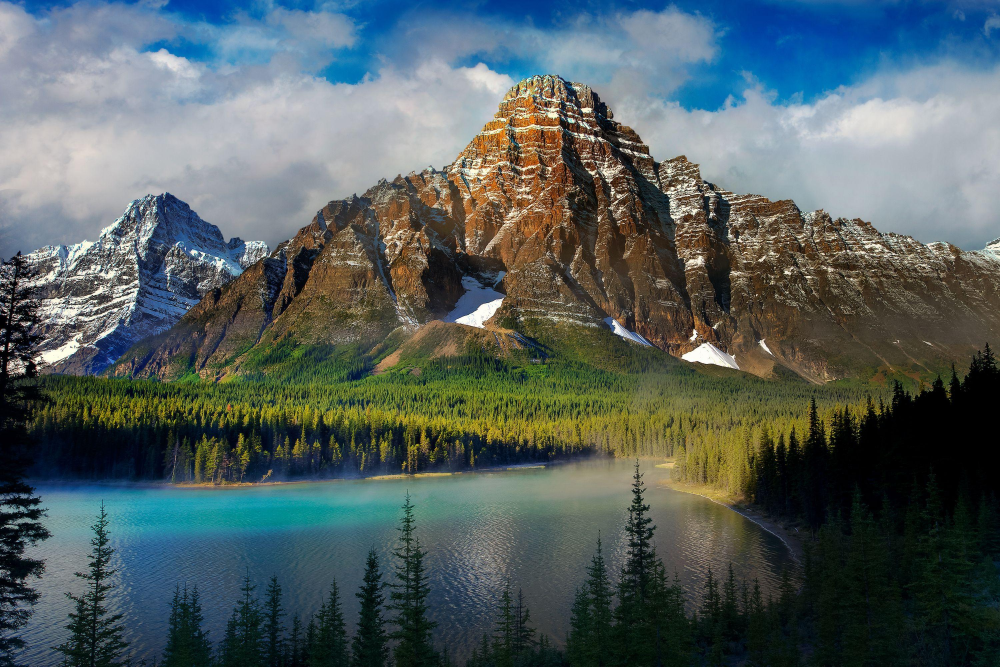
#> input picture 743194.jpg, 3000 x 2000 px, given in place of sample.jpg, which was not available (shown at 1/3 size)
$ python parallel_image_processing.py   (older library calls are emulated)
#> lines starting #> are read from the running program, lines starting #| are printed output that depends on the picture; after the words box and inside, x2 and y2 are one past the last pixel; in counts of white or black regions, pixels touching at a corner belong together; pictures that were not available may be replaced by others from this repository, and a replacement may not be noted
#!/usr/bin/env python3
"""
Parallel Image Processing (CPU, tile-based) - FIXED VERSION

Features
- Runs classic filters (gaussian blur, median, sobel, canny, sharpen) in parallel
- Splits image into tiles with halo/overlap so edges are correct
- Compares sequential vs parallel runtime
- Saves output image

Usage
------
python parallel_image_processing.py \
  --input input.jpg \
  --output out.jpg \
  --op canny \
  --tiles 2x4 \
  --grayscale

Supported ops: gaussian, median, sobel, canny, sharpen

Notes
-----
- Uses ProcessPoolExecutor (multi-core CPU). No GPU dependencies required.
- For very small images, parallel may be slower due to overhead.
- Tune --tiles and --halo for best results.
"""

from __future__ import annotations
import argparse
import math
import os
from concurrent.futures import ProcessPoolExecutor, as_completed
from dataclasses import dataclass
from typing import List, Tuple
import time

import cv2
import numpy as np


# ---------------------------
# Utility dataclasses
# ---------------------------
@dataclass
class Tile:
    x0: int
    y0: int
    x1: int
    y1: int
    # crop area inside the halo-expanded ROI to keep
    crop: Tuple[int, int, int, int]  # (cx0, cy0, cx1, cy1) relative to ROI


# ---------------------------
# Operations
# ---------------------------

def apply_op(img: np.ndarray, op: str, **kwargs) -> np.ndarray:
    op = op.lower()
    if op == 'gaussian':
        k = int(kwargs.get('ksize', 5))
        k = k if k % 2 == 1 else k + 1
        sigma = float(kwargs.get('sigma', 1.0))
        return cv2.GaussianBlur(img, (k, k), sigma)
    elif op == 'median':
        k = int(kwargs.get('ksize', 5))
        k = k if k % 2 == 1 else k + 1
        return cv2.medianBlur(img, k)
    elif op == 'sobel':
        # Apply Sobel on grayscale
        if img.ndim == 3:
            gray = cv2.cvtColor(img, cv2.COLOR_BGR2GRAY)
        else:
            gray = img
        dx = cv2.Sobel(gray, cv2.CV_32F, 1, 0, ksize=3)
        dy = cv2.Sobel(gray, cv2.CV_32F, 0, 1, ksize=3)
        mag = cv2.magnitude(dx, dy)
        mag = np.clip(mag / (mag.max() + 1e-6) * 255, 0, 255).astype(np.uint8)
        return mag
    elif op == 'canny':
        if img.ndim == 3:
            gray = cv2.cvtColor(img, cv2.COLOR_BGR2GRAY)
        else:
            gray = img
        t1 = int(kwargs.get('t1', 100))
        t2 = int(kwargs.get('t2', 200))
        return cv2.Canny(gray, t1, t2)
    elif op == 'sharpen':
        # Simple unsharp mask style kernel
        k = np.array([[0, -1, 0],
                      [-1, 5, -1],
                      [0, -1, 0]], dtype=np.float32)
        return cv2.filter2D(img, -1, k)
    else:
        raise ValueError(f"Unsupported op: {op}")


# ---------------------------
# Tiling helpers
# ---------------------------

def make_tiles(h: int, w: int, tiles_y: int, tiles_x: int, halo: int) -> List[Tile]:
    tiles: List[Tile] = []
    ys = [round(i * h / tiles_y) for i in range(tiles_y + 1)]
    xs = [round(i * w / tiles_x) for i in range(tiles_x + 1)]

    for j in range(tiles_y):
        for i in range(tiles_x):
            y0, y1 = ys[j], ys[j + 1]
            x0, x1 = xs[i], xs[i + 1]
            # Expand ROI by halo while clamping to image bounds
            ry0 = max(0, y0 - halo)
            rx0 = max(0, x0 - halo)
            ry1 = min(h, y1 + halo)
            rx1 = min(w, x1 + halo)
            # crop region relative to expanded ROI
            cy0 = y0 - ry0
            cx0 = x0 - rx0
            cy1 = cy0 + (y1 - y0)
            cx1 = cx0 + (x1 - x0)
            tiles.append(Tile(rx0, ry0, rx1, ry1, (cx0, cy0, cx1, cy1)))
    return tiles


def _process_tile(args):
    roi, op, kwargs = args
    out = apply_op(roi, op, **kwargs)
    return out


# ---------------------------
# Main parallel runner
# ---------------------------

def run_parallel(img: np.ndarray, op: str, tiles: Tuple[int, int], halo: int, workers: int | None, **kwargs) -> np.ndarray:
    h, w = img.shape[:2]
    tiles_y, tiles_x = tiles
    tile_defs = make_tiles(h, w, tiles_y, tiles_x, halo)

    # Package tasks
    tasks = []
    rois = []
    for t in tile_defs:
        roi = img[t.y0:t.y1, t.x0:t.x1]
        rois.append(roi)
        tasks.append((roi, op, kwargs))

    # Execute in parallel
    start = time.perf_counter()
    with ProcessPoolExecutor(max_workers=workers) as ex:
        futures = [ex.submit(_process_tile, arg) for arg in tasks]
        results = [f.result() for f in futures]
    elapsed = time.perf_counter() - start

    # Create output array with proper shape and dtype
    # Get a sample result to determine output characteristics
    sample_result = results[0]
    if sample_result.ndim == 2:
        out = np.zeros((h, w), dtype=sample_result.dtype)
    else:
        out = np.zeros((h, w, sample_result.shape[2]), dtype=sample_result.dtype)

    # Stitch results back together
    for idx, t in enumerate(tile_defs):
        res = results[idx]
        cx0, cy0, cx1, cy1 = t.crop

        # Extract the region we want from the processed tile
        if res.ndim == 2:
            cropped = res[cy0:cy1, cx0:cx1]
        else:
            cropped = res[cy0:cy1, cx0:cx1, :]

        # Calculate the actual target region in the output
        target_y0 = t.y0
        target_y1 = target_y0 + (cy1 - cy0)
        target_x0 = t.x0
        target_x1 = target_x0 + (cx1 - cx0)

        # Make sure we don't go out of bounds
        target_y1 = min(target_y1, h)
        target_x1 = min(target_x1, w)

        # Adjust cropped region if needed
        actual_h = target_y1 - target_y0
        actual_w = target_x1 - target_x0

        if cropped.ndim == 2:
            cropped = cropped[:actual_h, :actual_w]
            out[target_y0:target_y1, target_x0:target_x1] = cropped
        else:
            cropped = cropped[:actual_h, :actual_w, :]
            out[target_y0:target_y1, target_x0:target_x1, :] = cropped

    return out, elapsed


# [76 lines left out: functions run_sequential, parse_tiles, main, not called in this run]

if __name__ == "__main__":
    import sys
    if len(sys.argv) == 1:  # running in Colab/Notebook with no CLI args
        args = argparse.Namespace(
            input="sample.jpg",
            output="out.jpg",
            op="canny",
            tiles=(2, 2),
            halo=8,
            workers=None,
            grayscale=False,
            ksize=5,
            sigma=1.0,
            t1=100,
            t2=200,
        )
        img = cv2.imread(args.input, cv2.IMREAD_COLOR)
#> img is the input picture: shape (2000, 3000, 3); mean B, G, R 95.2, 95.4, 83.2
        out, _ = run_parallel(img, args.op, args.tiles, args.halo, args.workers,
                              ksize=args.ksize, sigma=args.sigma, t1=args.t1, t2=args.t2)
#> the loop in run_parallel, `for t in tile_defs:` made 4 passes
#> pass 3, in run_parallel, `roi = img[t.y0:t.y1, t.x0:t.x1]`:
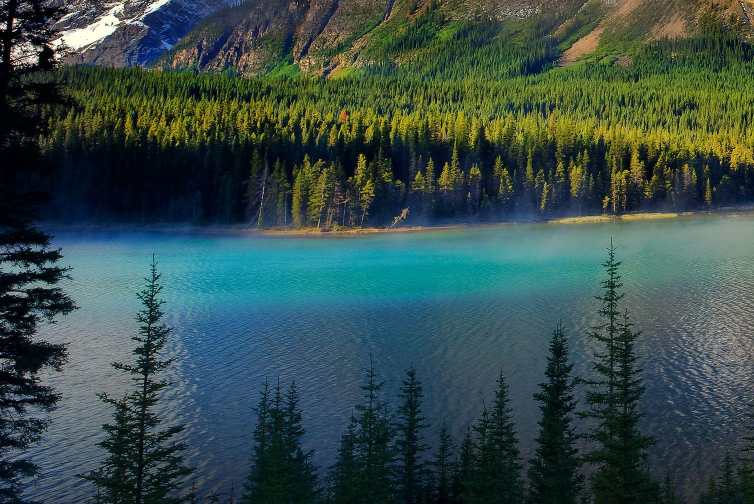
#> roi: shape (1008, 1508, 3) (shown at 1/2 size); mean B, G, R 73.8, 76.8, 55.2
#> after the loop in run_parallel, `for t in tile_defs:`: rois = 4 items
#> in apply_op, `return cv2.Canny(gray, t1, t2)`:
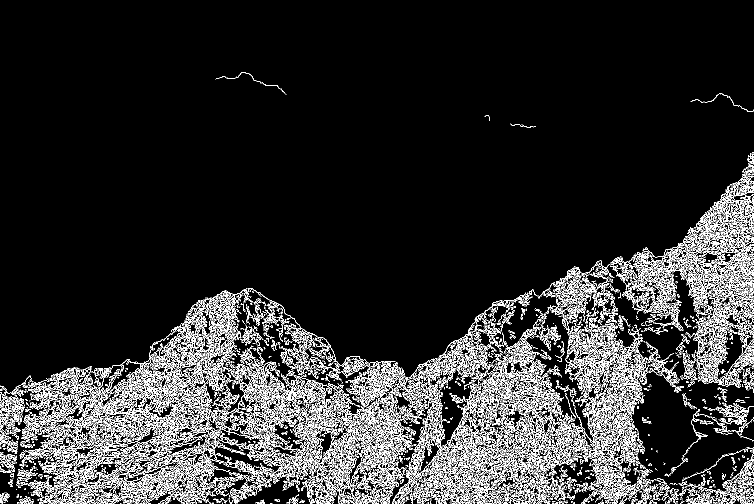
#> returned value: shape (1008, 1508) (shown at 1/2 size); 10.8% white in thin lines or dots, all inside (x1, y1, x2, y2) = (0, 144, 1508, 1008)
#> in apply_op (call 2), `return cv2.Canny(gray, t1, t2)`: returned value: shape (1008, 1508); 12.8% white in thin lines or dots, all inside (x1, y1, x2, y2) = (0, 219, 1508, 1008)
#> call 3 of apply_op, with op = 'canny'
#> in apply_op (call 3), `return cv2.Canny(gray, t1, t2)`:
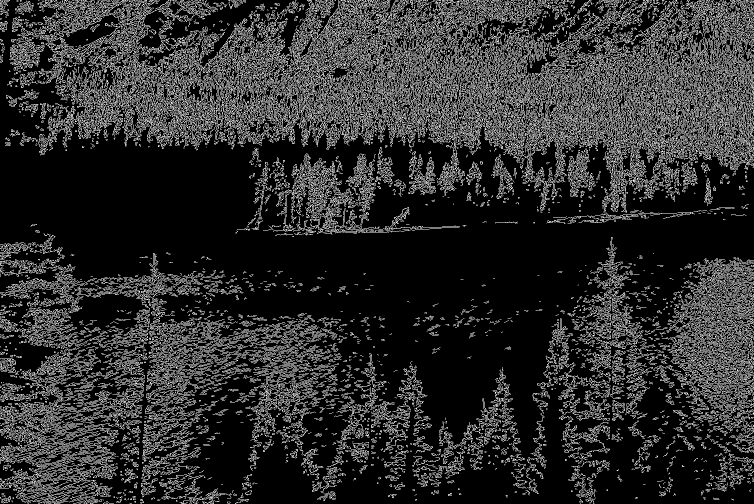
#> returned value: shape (1008, 1508) (shown at 1/2 size); 17.9% white in thin lines or dots
#> call 4 of apply_op, with op = 'canny'
#> in apply_op (call 4), `gray = cv2.cvtColor(img, cv2.COLOR_BGR2GRAY)`:
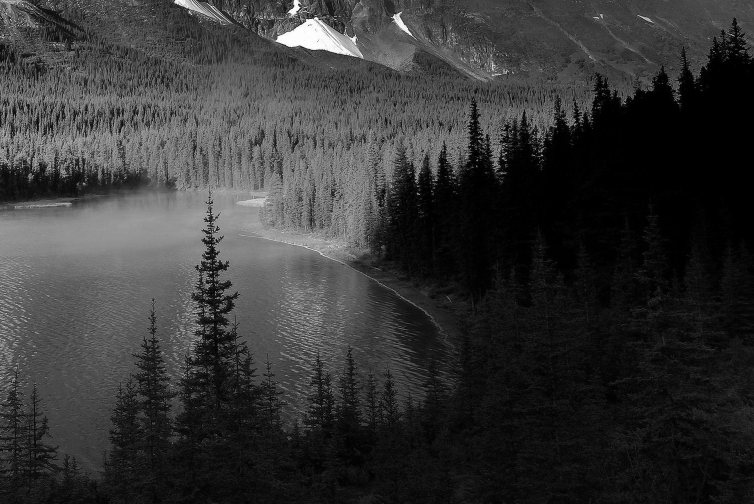
#> gray: shape (1008, 1508) (shown at 1/2 size); min 0, max 255, mean 53.5
#> in apply_op (call 4), `return cv2.Canny(gray, t1, t2)`:
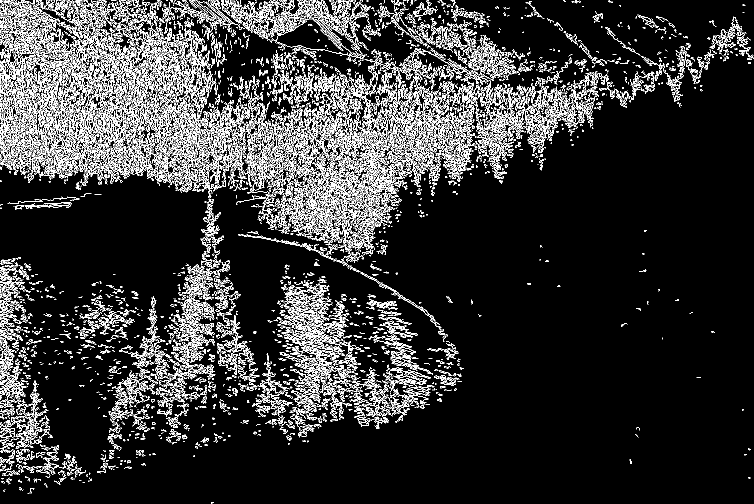
#> returned value: shape (1008, 1508) (shown at 1/2 size); 12% white in thin lines or dots
#> after the loop in run_parallel, `for idx, t in enumerate(tile_defs):`:
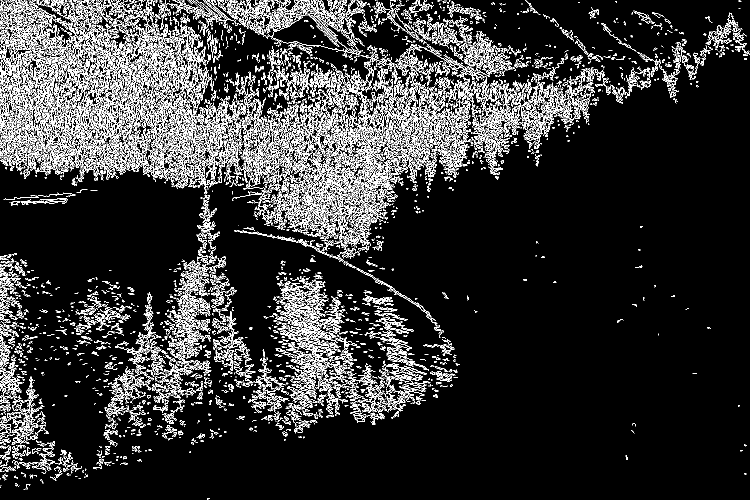
#> cropped: shape (1000, 1500) (shown at 1/2 size); 11.9% white in thin lines or dots
#> after the loop in run_parallel, `for idx, t in enumerate(tile_defs):`:
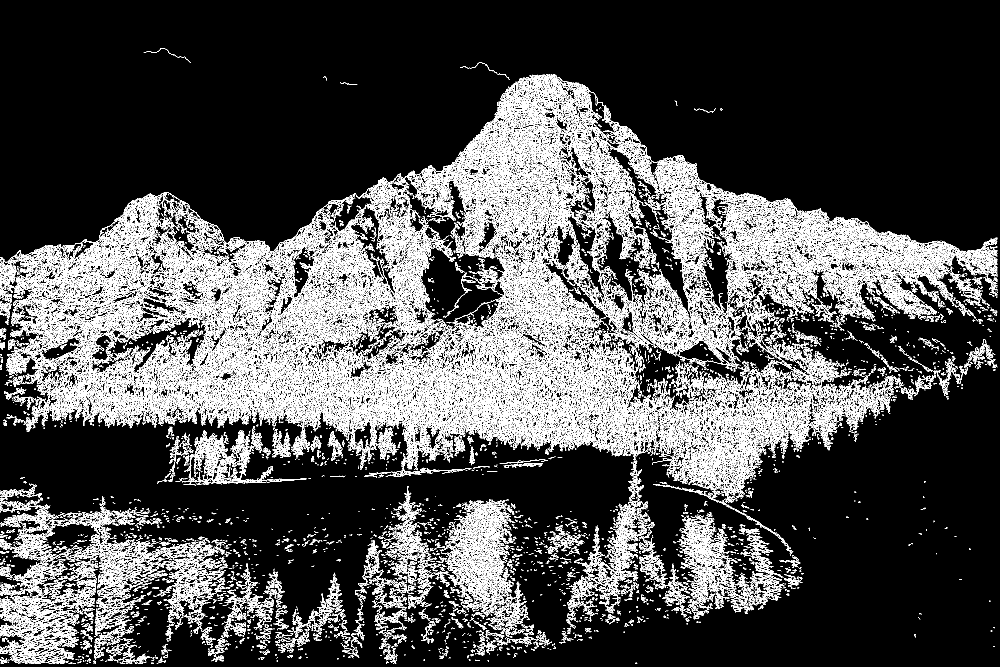
#> out: shape (2000, 3000) (shown at 1/3 size); 13.1% white in thin lines or dots
        cv2.imwrite(args.output, out)
        print(f"Saved {args.output}")
    else:
        main()
